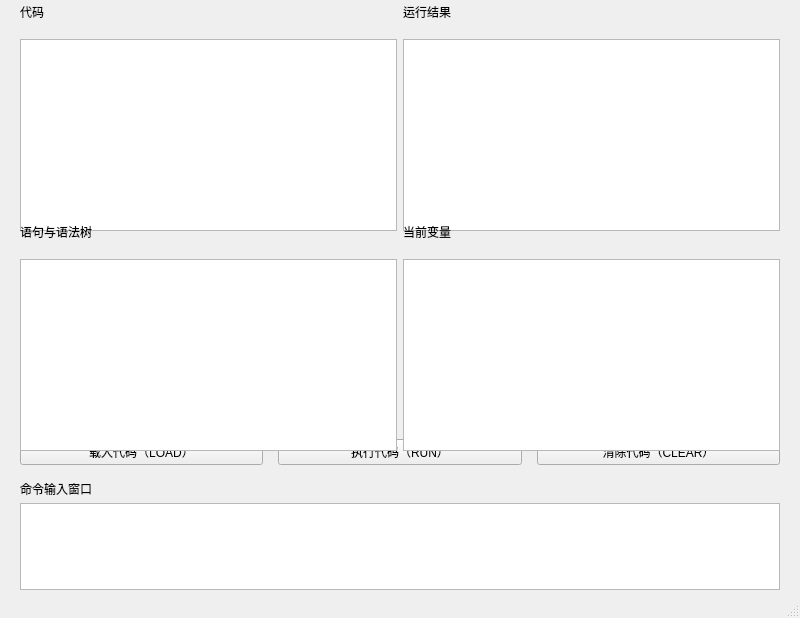
<?xml version="1.0" encoding="UTF-8"?>
<ui version="4.0">
 <class>MainWindow</class>
 <widget class="QMainWindow" name="MainWindow">
  <property name="geometry">
   <rect>
    <x>0</x>
    <y>0</y>
    <width>800</width>
    <height>618</height>
   </rect>
  </property>
  <property name="windowTitle">
   <string>MainWindow</string>
  </property>
  <widget class="QWidget" name="centralwidget">
   <widget class="QWidget" name="codeandres" native="true">
    <property name="geometry">
     <rect>
      <x>20</x>
      <y>-10</y>
      <width>760</width>
      <height>241</height>
     </rect>
    </property>
    <layout class="QHBoxLayout" name="horizontalLayout_4">
     <item>
      <layout class="QVBoxLayout" name="verticalLayout_9">
       <item>
        <widget class="QLabel" name="code">
         <property name="sizePolicy">
          <sizepolicy hsizetype="Expanding" vsizetype="Expanding">
           <horstretch>0</horstretch>
           <verstretch>0</verstretch>
          </sizepolicy>
         </property>
         <property name="text">
          <string>代码</string>
         </property>
        </widget>
       </item>
       <item>
        <widget class="QTextBrowser" name="codeDisplay">
         <property name="enabled">
          <bool>true</bool>
         </property>
         <property name="sizePolicy">
          <sizepolicy hsizetype="Expanding" vsizetype="Expanding">
           <horstretch>0</horstretch>
           <verstretch>0</verstretch>
          </sizepolicy>
         </property>
        </widget>
       </item>
      </layout>
     </item>
     <item>
      <layout class="QVBoxLayout" name="verticalLayout_2">
       <item>
        <widget class="QLabel" name="runres">
         <property name="sizePolicy">
          <sizepolicy hsizetype="Expanding" vsizetype="Expanding">
           <horstretch>0</horstretch>
           <verstretch>0</verstretch>
          </sizepolicy>
         </property>
         <property name="text">
          <string>运行结果</string>
         </property>
        </widget>
       </item>
       <item>
        <widget class="QTextBrowser" name="resDisplay"/>
       </item>
      </layout>
     </item>
    </layout>
   </widget>
   <widget class="QWidget" name="cmd" native="true">
    <property name="geometry">
     <rect>
      <x>20</x>
      <y>439</y>
      <width>760</width>
      <height>151</height>
     </rect>
    </property>
    <layout class="QVBoxLayout" name="verticalLayout_10">
     <property name="spacing">
      <number>15</number>
     </property>
     <item>
      <layout class="QHBoxLayout" name="horizontalLayout_2">
       <item>
        <widget class="QPushButton" name="btnLoadCode">
         <property name="sizePolicy">
          <sizepolicy hsizetype="Preferred" vsizetype="Preferred">
           <horstretch>0</horstretch>
           <verstretch>0</verstretch>
          </sizepolicy>
         </property>
         <property name="text">
          <string>载入代码（LOAD）</string>
         </property>
        </widget>
       </item>
       <item>
        <widget class="QPushButton" name="btnRunCode">
         <property name="sizePolicy">
          <sizepolicy hsizetype="Preferred" vsizetype="Preferred">
           <horstretch>0</horstretch>
           <verstretch>0</verstretch>
          </sizepolicy>
         </property>
         <property name="text">
          <string>执行代码（RUN）</string>
         </property>
        </widget>
       </item>
       <item>
        <widget class="QPushButton" name="btnClearCode">
         <property name="sizePolicy">
          <sizepolicy hsizetype="Preferred" vsizetype="Preferred">
           <horstretch>0</horstretch>
           <verstretch>0</verstretch>
          </sizepolicy>
         </property>
         <property name="text">
          <string>清除代码（CLEAR）</string>
         </property>
        </widget>
       </item>
      </layout>
     </item>
     <item>
      <layout class="QVBoxLayout" name="verticalLayout_4">
       <property name="spacing">
        <number>5</number>
       </property>
       <item>
        <widget class="QLabel" name="cmdlabel">
         <property name="text">
          <string>命令输入窗口</string>
         </property>
        </widget>
       </item>
       <item>
        <widget class="QPlainTextEdit" name="cmdLineEdit">
         <property name="enabled">
          <bool>true</bool>
         </property>
         <property name="sizePolicy">
          <sizepolicy hsizetype="Preferred" vsizetype="Preferred">
           <horstretch>0</horstretch>
           <verstretch>0</verstretch>
          </sizepolicy>
         </property>
        </widget>
       </item>
      </layout>
     </item>
    </layout>
   </widget>
   <widget class="QWidget" name="codeandres_2" native="true">
    <property name="geometry">
     <rect>
      <x>20</x>
      <y>210</y>
      <width>760</width>
      <height>241</height>
     </rect>
    </property>
    <layout class="QHBoxLayout" name="horizontalLayout_5">
     <item>
      <layout class="QVBoxLayout" name="verticalLayout_11">
       <item>
        <widget class="QLabel" name="ast">
         <property name="sizePolicy">
          <sizepolicy hsizetype="Expanding" vsizetype="Expanding">
           <horstretch>0</horstretch>
           <verstretch>0</verstretch>
          </sizepolicy>
         </property>
         <property name="text">
          <string>语句与语法树</string>
         </property>
        </widget>
       </item>
       <item>
        <widget class="QTextBrowser" name="treeDisplay">
         <property name="enabled">
          <bool>true</bool>
         </property>
         <property name="sizePolicy">
          <sizepolicy hsizetype="Expanding" vsizetype="Expanding">
           <horstretch>0</horstretch>
           <verstretch>0</verstretch>
          </sizepolicy>
         </property>
        </widget>
       </item>
      </layout>
     </item>
     <item>
      <layout class="QVBoxLayout" name="verticalLayout_5">
       <item>
        <widget class="QLabel" name="var">
         <property name="sizePolicy">
          <sizepolicy hsizetype="Expanding" vsizetype="Expanding">
           <horstretch>0</horstretch>
           <verstretch>0</verstretch>
          </sizepolicy>
         </property>
         <property name="text">
          <string>当前变量</string>
         </property>
        </widget>
       </item>
       <item>
        <widget class="QTextBrowser" name="debugDisplay"/>
       </item>
      </layout>
     </item>
    </layout>
   </widget>
  </widget>
  <widget class="QMenuBar" name="menubar">
   <property name="geometry">
    <rect>
     <x>0</x>
     <y>0</y>
     <width>800</width>
     <height>30</height>
    </rect>
   </property>
  </widget>
  <widget class="QStatusBar" name="statusbar"/>
 </widget>
 <resources/>
 <connections/>
</ui>
